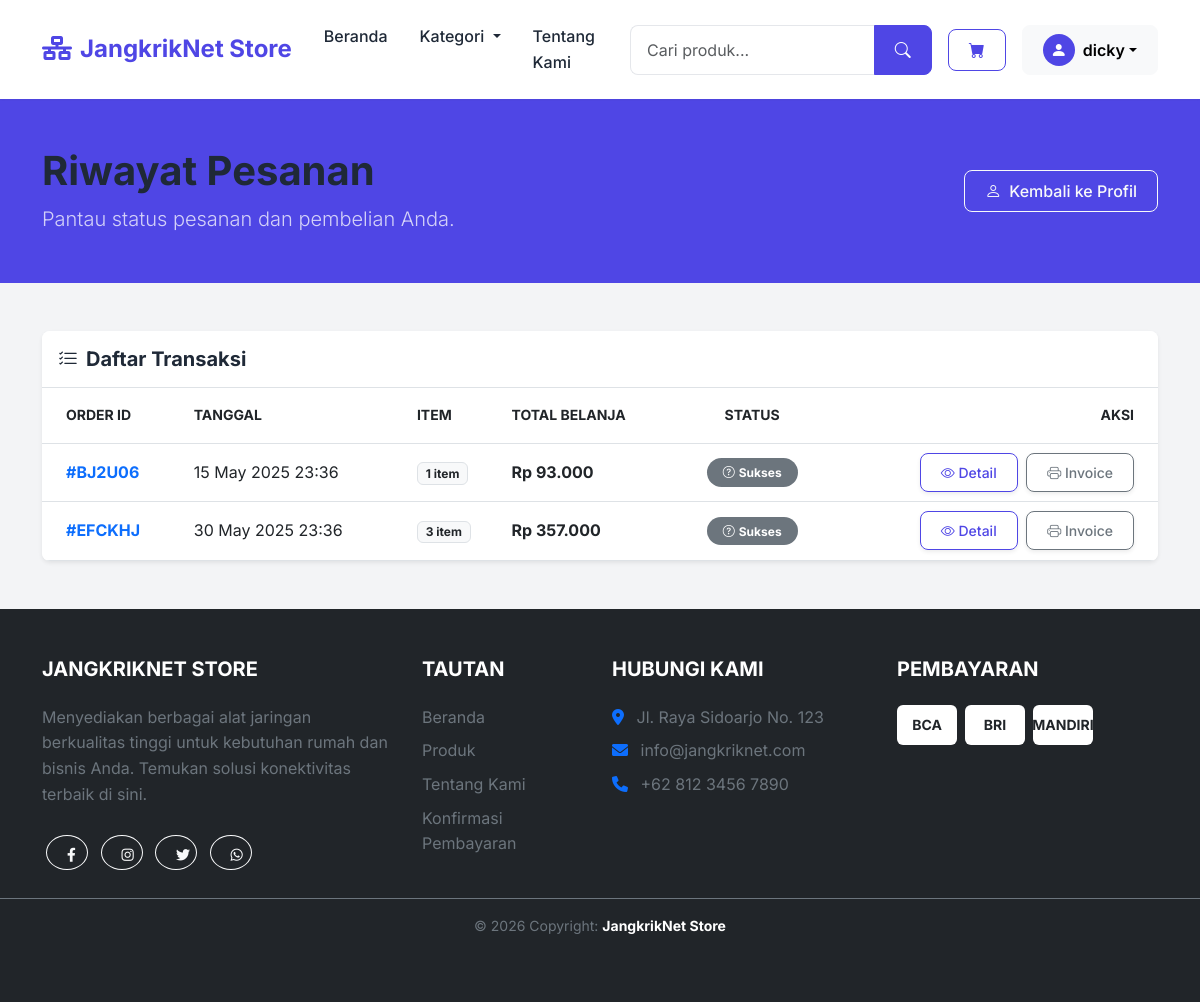
/pesanan.php (signed in), run on the app's committed database.
### tables this page shows
CREATE TABLE `pesanan` (
  `id` int NOT NULL AUTO_INCREMENT,
  `id_user` int DEFAULT NULL,
  `kode_invoice` varchar(6) DEFAULT NULL,
  `total_harga` decimal(10,2) DEFAULT NULL,
  `status` enum('Pending','Sukses','Ditolak','Proses Pengiriman') DEFAULT 'Pending',
  `tanggal` datetime DEFAULT CURRENT_TIMESTAMP,
  PRIMARY KEY (`id`),
  KEY `id_user` (`id_user`),
  CONSTRAINT `pesanan_ibfk_1` FOREIGN KEY (`id_user`) REFERENCES `user` (`id`)
);

### config/function.php (called while the page is built, shortened)
<?php
require_once __DIR__ . '/db.php';
function query_all($query) {
    global $conn;
    $result = $conn->query($query);
    $data = [];
    if ($result) {
        while ($row = $result->fetch_assoc()) {
            $data[] = $row;
        }
        return [
            'status' => true,
            'message' => 'Data berhasil diambil',
            'data' => $data
        ];
    }
    return [
        'status' => false,
        'message' => 'Query gagal: ' . $conn->error,
        'data' => null
    ];
}
function get_all_orders($filters = []) {
    $where = "";
    if (isset($filters['id_user']) && !empty($filters['id_user'])) {
        $id_user = (int) $filters['id_user'];
        $where = "WHERE p.id_user = $id_user";
    }
    $query = "SELECT p.*, u.nama as nama_user, u.no_telp, u.alamat
              FROM pesanan p
              JOIN user u ON p.id_user = u.id
              $where
              ORDER BY p.id DESC";
    return query_all($query);
}
function get_order_details($id_pesanan) {
    $id_pesanan = (int) $id_pesanan;
    $query = "SELECT dp.*, p.nama as nama_produk, p.gambar
              FROM detail_pesanan dp
              JOIN produk p ON dp.id_produk = p.id
              WHERE dp.id_pesanan = $id_pesanan";
    return query_all($query);
}

### pesanan.php (the view, shortened to what this page needs)
<?php
include 'header.php';
$orders = get_all_orders(['id_user' => $_SESSION['user']['id']]);
?>
<div class="bg-primary-custom py-5 mb-5 text-white">
    <div class="container">
        <div class="row align-items-center">
            <div class="col-md-8">
                <h1 class="fw-bold">Riwayat Pesanan</h1>
                <p class="lead mb-0 opacity-75">Pantau status pesanan dan pembelian Anda.</p>
            </div>
            <div class="col-md-4 text-md-end mt-3 mt-md-0">
                <a href="akun.php" class="btn btn-outline-light">
                    <i class="bi bi-person me-2"></i>Kembali ke Profil
                </a>
            </div>
        </div>
    </div>
</div>
<section class="mb-5">
    <div class="container">
        <?php if (empty($orders['data'])): ?>
        <div class="text-center py-5">
             <i class="bi bi-box-seam display-1 text-muted mb-4 opacity-50"></i>
            <h2 class="h4 mb-3">Belum Ada Pesanan</h2>
            <p class="text-muted mb-4">Anda belum pernah melakukan pemesanan.</p>
            <a href="index.php" class="btn btn-primary btn-lg shadow-sm">
                <i class="bi bi-bag-plus me-2"></i>Mulai Belanja
            </a>
        </div>
        <?php else: ?>
        <div class="row g-4">
            <div class="col-12">
                <div class="card border-0 shadow-sm rounded-3">
                    <div class="card-header bg-white border-bottom py-3">
                         <h5 class="mb-0 fw-bold"><i class="bi bi-list-check me-2"></i>Daftar Transaksi</h5>
                    </div>
                    <div class="card-body p-0">
                        <div class="table-responsive">
                            <table class="table table-hover align-middle mb-0">
                                <thead class="bg-light text-muted small text-uppercase">
                                    <tr>
                                        <th scope="col" class="ps-4 py-3">Order ID</th>
                                        <th scope="col" class="py-3">Tanggal</th>
                                        <th scope="col" class="py-3">Item</th>
                                        <th scope="col" class="py-3">Total Belanja</th>
                                        <th scope="col" class="py-3 text-center">Status</th>
                                        <th scope="col" class="text-end pe-4 py-3">Aksi</th>
                                    </tr>
                                </thead>
                                <tbody>
                                    <?php foreach ($orders['data'] as $order):
                                         $details = get_order_details($order['id']);
                                         $total_qty = 0;
                                         if ($details['status']) {
                                             foreach ($details['data'] as $d) $total_qty += $d['qty'];
                                         }
                                    ?>
                                    <tr>
                                        <td class="ps-4 py-3 fw-bold text-primary">
                                            #<?= $order['kode_invoice'] ?>
                                        </td>
                                        <td><?= date('d M Y H:i', strtotime($order['tanggal'])) ?></td>
                                        <td>
                                            <span class="badge bg-light text-dark border">
                                                <?= $total_qty ?> item
                                            </span>
                                        </td>
                                        <td class="fw-bold">Rp <?= number_format($order['total_harga'], 0, ',', '.') ?></td>
                                        <td class="text-center">
                                            <?php
                                                $status_class = 'bg-secondary';
                                                $status_icon = 'bi-question-circle';
                                            ?>
                                            <span class="badge <?= $status_class ?> rounded-pill px-3 py-2">
                                                <i class="bi <?= $status_icon ?> me-1"></i><?= ucfirst($order['status']) ?>
                                            </span>
                                        </td>
                                        <td class="text-end pe-4">
                                            <button class="btn btn-outline-primary btn-sm me-1 shadow-sm" onclick="viewOrderDetails(<?= $order['id'] ?>)">
                                                <i class="bi bi-eye"></i> Detail
                                            </button>
                                            <a href="admin/invoice.php?id=<?= $order['id'] ?>" target="_blank" class="btn btn-outline-secondary btn-sm shadow-sm">
                                                <i class="bi bi-printer"></i> Invoice
                                            </a>
                                        </td>
                                    </tr>
                                    <?php endforeach; ?>
                                </tbody>
                            </table>
                        </div>
                    </div>
                </div>
            </div>
        </div>
        <?php endif; ?>
    </div>
</section>
<?php
include 'footer.php';
?>

### css/custom.css (style rules this page uses)
:root { --primary-color: #4F46E5; --primary-hover: #4338ca; --secondary-color: #10B981; --accent-color: #F59E0B; --text-main: #1F2937; --text-muted: #6B7280; --bg-light: #F3F4F6; --bg-white: #FFFFFF; --border-color: #E5E7EB; --shadow-sm: 0 1px 2px 0 rgba(0, 0, 0, 0.05); --shadow-md: 0 4px 6px -1px rgba(0, 0, 0, 0.1), 0 2px 4px -1px rgba(0, 0, 0, 0.06); --shadow-lg: 0 10px 15px -3px rgba(0, 0, 0, 0.1), 0 4px 6px -2px rgba(0, 0, 0, 0.05); }
body { font-family: 'Inter', sans-serif; background-color: var(--bg-light); color: var(--text-main); line-height: 1.6; }
h1, h2, h3, h4, h5, h6 { font-weight: 700; color: var(--text-main); }
a { text-decoration: none; color: var(--primary-color); transition: color 0.3s ease; }
.btn { padding: 0.5rem 1.25rem; font-weight: 500; border-radius: 0.5rem; transition: all 0.3s ease; }
.btn-outline-primary { color: var(--primary-color); border-color: var(--primary-color); }
.card { border: none; border-radius: 1rem; box-shadow: var(--shadow-sm); transition: transform 0.3s ease, box-shadow 0.3s ease; overflow: hidden; }
.card-header { background-color: var(--bg-white); border-bottom: 1px solid var(--border-color); font-weight: 600; }
.bg-primary-custom { background-color: var(--primary-color); }

### data on the page
pesanan: kode_invoice "BJ2U06", tanggal "15 May 2025 23:36", total_qty "1", total_harga "93.000", status "Sukses"
pesanan: kode_invoice "EFCKHJ", tanggal "30 May 2025 23:36", total_qty "3", total_harga "357.000", status "Sukses"

### other printed values
$app_name "JangkrikNet Store"
$_SESSION['user']['nama'] "dicky"
$app_name "JANGKRIKNET STORE"
